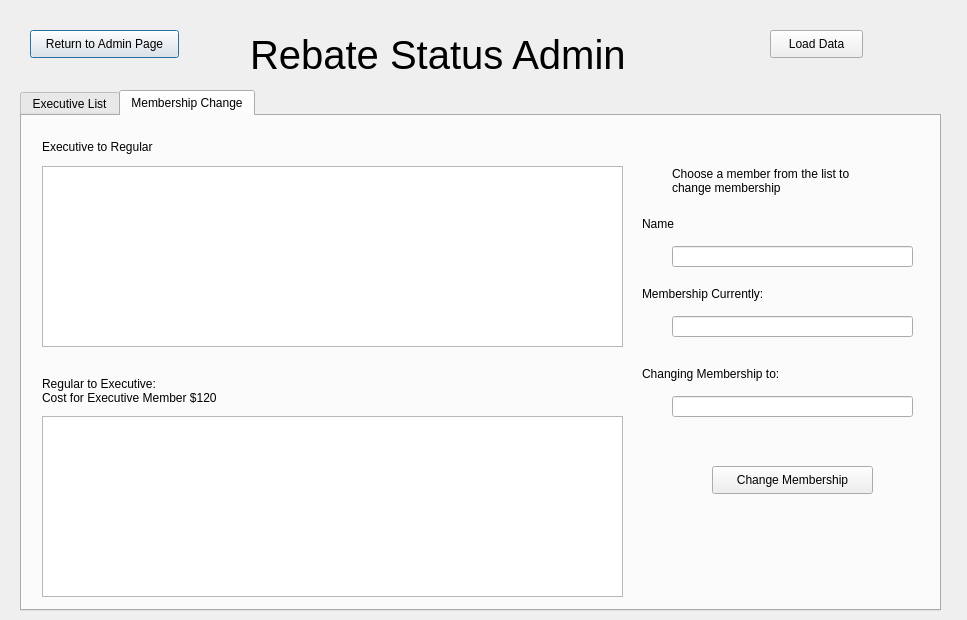
<?xml version="1.0" encoding="UTF-8"?>
<ui version="4.0">
 <class>admin_rebate</class>
 <widget class="QDialog" name="admin_rebate">
  <property name="geometry">
   <rect>
    <x>0</x>
    <y>0</y>
    <width>967</width>
    <height>620</height>
   </rect>
  </property>
  <property name="windowTitle">
   <string>Dialog</string>
  </property>
  <widget class="QPushButton" name="returnButton">
   <property name="geometry">
    <rect>
     <x>30</x>
     <y>30</y>
     <width>149</width>
     <height>28</height>
    </rect>
   </property>
   <property name="text">
    <string>Return to Admin Page</string>
   </property>
  </widget>
  <widget class="QLabel" name="title">
   <property name="geometry">
    <rect>
     <x>250</x>
     <y>30</y>
     <width>446</width>
     <height>50</height>
    </rect>
   </property>
   <property name="font">
    <font>
     <pointsize>30</pointsize>
    </font>
   </property>
   <property name="text">
    <string>Rebate Status Admin</string>
   </property>
  </widget>
  <widget class="QTabWidget" name="tabWidget">
   <property name="geometry">
    <rect>
     <x>20</x>
     <y>90</y>
     <width>921</width>
     <height>521</height>
    </rect>
   </property>
   <property name="currentIndex">
    <number>1</number>
   </property>
   <widget class="QWidget" name="executiveList">
    <attribute name="title">
     <string>Executive List</string>
    </attribute>
    <widget class="QTableView" name="executiveTable">
     <property name="geometry">
      <rect>
       <x>20</x>
       <y>30</y>
       <width>871</width>
       <height>381</height>
      </rect>
     </property>
    </widget>
   </widget>
   <widget class="QWidget" name="membershipChange">
    <attribute name="title">
     <string>Membership Change</string>
    </attribute>
    <widget class="QTableView" name="EtoRtable">
     <property name="geometry">
      <rect>
       <x>20</x>
       <y>50</y>
       <width>581</width>
       <height>181</height>
      </rect>
     </property>
    </widget>
    <widget class="QTableView" name="RtoEtable">
     <property name="geometry">
      <rect>
       <x>20</x>
       <y>300</y>
       <width>581</width>
       <height>181</height>
      </rect>
     </property>
    </widget>
    <widget class="QLabel" name="EtoRlable">
     <property name="geometry">
      <rect>
       <x>20</x>
       <y>20</y>
       <width>191</width>
       <height>21</height>
      </rect>
     </property>
     <property name="text">
      <string>Executive to Regular</string>
     </property>
    </widget>
    <widget class="QLabel" name="RtoElable">
     <property name="geometry">
      <rect>
       <x>20</x>
       <y>260</y>
       <width>241</width>
       <height>30</height>
      </rect>
     </property>
     <property name="text">
      <string>Regular to Executive: 
Cost for Executive Member $120</string>
     </property>
    </widget>
    <widget class="QLabel" name="label">
     <property name="geometry">
      <rect>
       <x>650</x>
       <y>50</y>
       <width>217</width>
       <height>30</height>
      </rect>
     </property>
     <property name="text">
      <string>Choose a member from the list to 
change membership</string>
     </property>
    </widget>
    <widget class="QLabel" name="label_2">
     <property name="geometry">
      <rect>
       <x>620</x>
       <y>100</y>
       <width>62</width>
       <height>15</height>
      </rect>
     </property>
     <property name="text">
      <string>Name</string>
     </property>
    </widget>
    <widget class="QLabel" name="label_3">
     <property name="geometry">
      <rect>
       <x>620</x>
       <y>170</y>
       <width>142</width>
       <height>15</height>
      </rect>
     </property>
     <property name="text">
      <string>Membership Currently:</string>
     </property>
    </widget>
    <widget class="QLineEdit" name="nameLineEdit">
     <property name="geometry">
      <rect>
       <x>650</x>
       <y>130</y>
       <width>241</width>
       <height>21</height>
      </rect>
     </property>
    </widget>
    <widget class="QLineEdit" name="currentLineEdit">
     <property name="geometry">
      <rect>
       <x>650</x>
       <y>200</y>
       <width>241</width>
       <height>21</height>
      </rect>
     </property>
    </widget>
    <widget class="QLabel" name="label_5">
     <property name="geometry">
      <rect>
       <x>620</x>
       <y>250</y>
       <width>159</width>
       <height>15</height>
      </rect>
     </property>
     <property name="text">
      <string>Changing Membership to:</string>
     </property>
    </widget>
    <widget class="QLineEdit" name="changeTypeLineEdit">
     <property name="geometry">
      <rect>
       <x>650</x>
       <y>280</y>
       <width>241</width>
       <height>21</height>
      </rect>
     </property>
    </widget>
    <widget class="QPushButton" name="pushButton">
     <property name="geometry">
      <rect>
       <x>690</x>
       <y>350</y>
       <width>161</width>
       <height>28</height>
      </rect>
     </property>
     <property name="text">
      <string>Change Membership</string>
     </property>
    </widget>
   </widget>
  </widget>
  <widget class="QPushButton" name="loadButton">
   <property name="geometry">
    <rect>
     <x>770</x>
     <y>30</y>
     <width>93</width>
     <height>28</height>
    </rect>
   </property>
   <property name="text">
    <string>Load Data</string>
   </property>
  </widget>
 </widget>
 <resources/>
 <connections/>
</ui>
